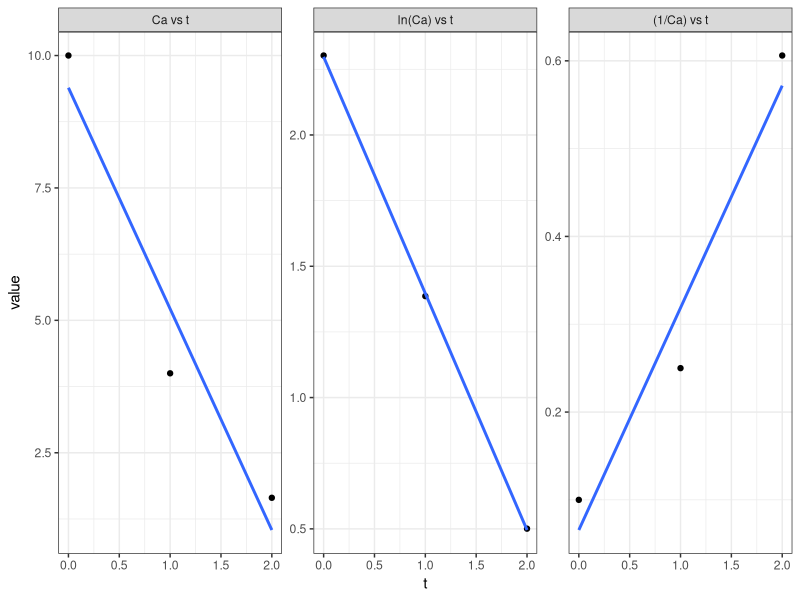

Here is the R script that generated this plot:
#' ---
#' title: This is the work for ENVE 660 Final Exam
#' output: pdf_document
#' author: Tyler Bradley
#' date: 2018-03-11
#'---
library(tidyverse)

#' ##Probelm #4
#' Find k and n from the equation q = k*C^n^, given the follwoing data
data <- tribble(
  ~c, ~q,
  1.9, 6.2,
  21, 22.5,
  42.3, 33
) %>% 
  mutate(
    ln_q = log(q),
    ln_c = log(c)
  )

model <- lm(ln_q ~ ln_c, data = data) %>% 
  broom::tidy()

#' the intercept of the model gives log(k)
exp(model$estimate[[1]])

#' the slope gives n
model$estimate[[2]]



#' ##Problem #6
#' find k (and units)
data_6 <- tribble(
  ~t, ~Ca,
  0, 10, 
  1, 4.0, 
  2, 1.65
) %>% 
  mutate(
    ln_Ca = log(Ca), # log() function defaults to ln()
    Ca_inv = (1/Ca)
  )


#' Plotting zero, first, and second order relationships between Ca and t
#' as Ca vs t, ln(Ca) vs t, and (1/Ca) vs t, respectively.
#' Since the first order model is the closest to linear, I will you this
#' for the reaction term. 
data_6 %>% 
  gather(key = order, value = value, Ca:Ca_inv) %>% 
  mutate(order = factor(order, levels = c("Ca", "ln_Ca", "Ca_inv"),
                        labels = c("Ca vs t", "ln(Ca) vs t", "(1/Ca) vs t"))) %>% 
  ggplot(aes(t, value)) +
  facet_wrap(~ order, scales = "free") +
  geom_point() +
  geom_smooth(method = "lm", se = FALSE) +
  theme_bw()

#' k is given by the slope of the linear model
lm(ln_Ca ~ t, data = data_6)$coefficients[[2]]

